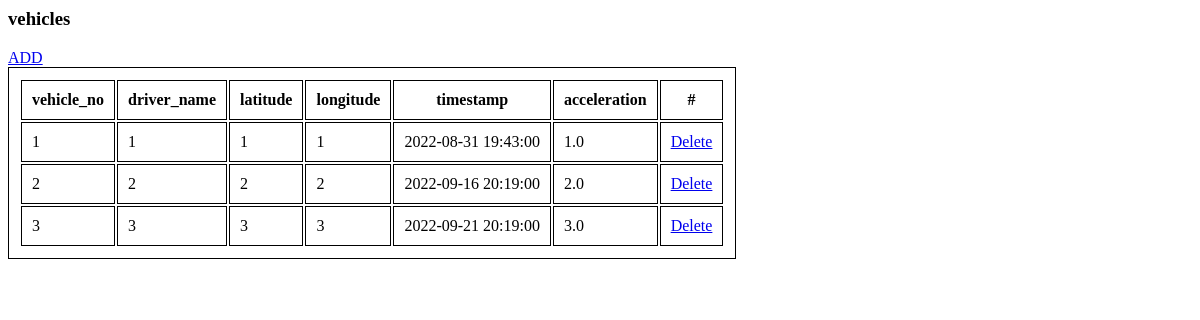
Before: / with the older database file.
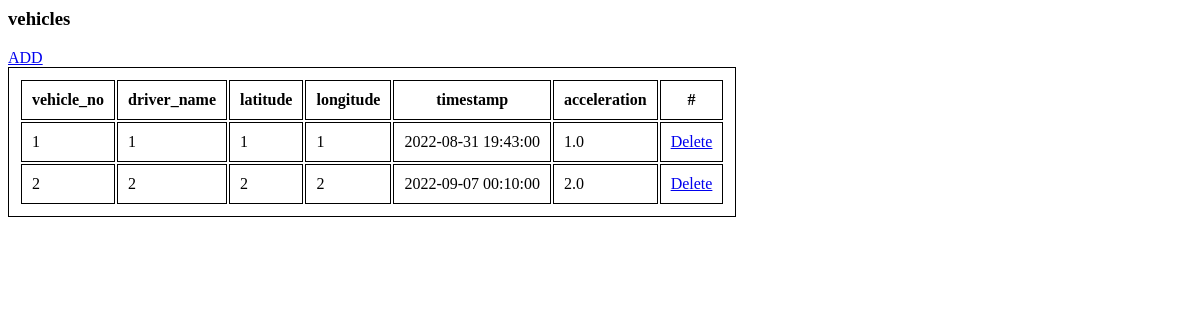
After: the same page with the newer database file.
### app.py (models this page shows, shortened)
class currentlocation(db.Model):
    vehicle_no = db.Column(db.String(11) , primary_key=True)
    driver_name = db.Column(db.String(50),unique=False,nullable=False)
    latitude = db.Column(db.String(10),unique=False,nullable=False)
    longitude = db.Column(db.String(10),unique=False,nullable=False)
    timestamp = db.Column(db.DateTime,nullable=False)
    acceleration = db.Column(db.Float)

### app.py (the view)
@app.route("/")
def index():
    vehicles = currentlocation.query.all()
    return render_template('index.html',vehicles=vehicles)

### templates/index.html (shortened to what this page needs)
<html>
    <head>
    </head>
    <body>
        <h3>vehicles</h3>
        <a href="/add_data">ADD</a>
        <br>
        <table>
            <thead>
                <th>vehicle_no</th>
                <th>driver_name</th>
                <th>latitude</th>
                <th>longitude</th>
                <th>timestamp</th>
                <th>acceleration</th>
                <th>#</th>
            </thead>
            {% for data in vehicles%}
            <tbody>
                <td>{{data.vehicle_no}}</td>
                <td>{{data.driver_name}}</td>
                <td>{{data.latitude}}</td>
                <td>{{data.longitude}}</td>
                <td>{{data.timestamp}}</td>
                <td>{{data.acceleration}}</td>
                <td><a href="/delete/{{data.vehicle_no}}" type="button">Delete</a></td>
            </tbody>
            {% endfor%}
        </table>
    </body>
</html>

Changed rows visible on the page:
removed currentlocation: vehicle_no "3", driver_name "3", latitude "3", longitude "3", timestamp "2022-09-21 20:19:00", acceleration "3.0"
changed currentlocation id 2: timestamp "2022-09-16 20:19:00" → "2022-09-07 00:10:00"
